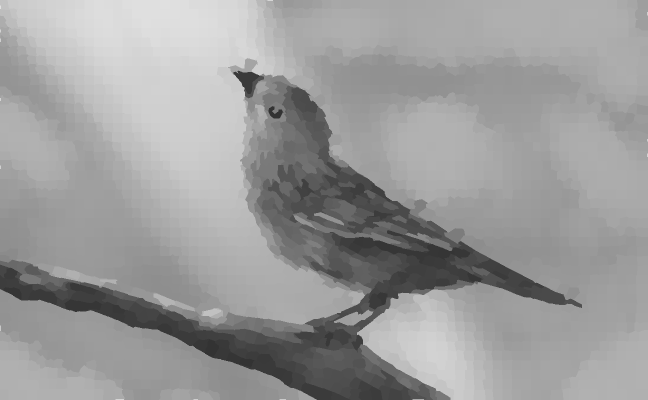
#> input picture turtle_polygons.png, 1296 x 800 px (shown at 1/2 size)
$ python -i main.py   (imports and definitions only)
#> lines starting #> are read from the running program, lines starting #| are printed output that depends on the picture; after the words box and inside, x2 and y2 are one past the last pixel; in counts of white or black regions, pixels touching at a corner belong together
#> further down, picture is the input picture: shape (800, 1296, 3); min 51, max 255, mean 155.6
import turtle
import cv2
import sys
import numpy as np
from skimage.segmentation import slic
from PIL import Image

min_size = 1000
max_size = 2000
num_segments = 2000
compactness = 10
fast_mode = True

# [15 lines left out: function resize_image_to_range, not called in this run]

def extract_expanded_slic_polygons(image, num_segments=num_segments, compactness=compactness, expand=2):
#> called with num_segments = 2000, compactness = 10, expand = 2
    image_rgb = cv2.cvtColor(image, cv2.COLOR_BGR2RGB)
    segments = slic(image_rgb, n_segments=num_segments, compactness=compactness, start_label=1)
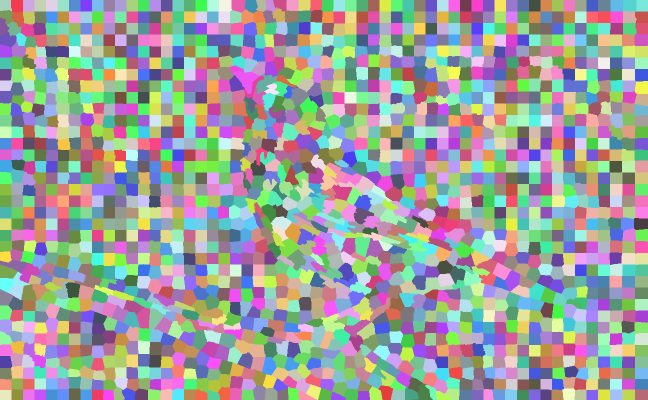
#> segments: shape (800, 1296) int64 (shown at 1/2 size); 1916 distinct labels, from 1 to 1916; one colour per label, 0 black

    polygons = []
    avg_colors = []

    for label in np.unique(segments):
        mask = (segments == label).astype(np.uint8) * 255

        kernel = cv2.getStructuringElement(cv2.MORPH_ELLIPSE, (2*expand + 1, 2*expand + 1))
        expanded_mask = cv2.dilate(mask, kernel)

        contours, _ = cv2.findContours(expanded_mask, cv2.RETR_EXTERNAL, cv2.CHAIN_APPROX_SIMPLE)
        if not contours:
            continue
        largest = max(contours, key=cv2.contourArea)

        epsilon = 1.5
        approx = cv2.approxPolyDP(largest, epsilon, True)
        polygon = [(int(pt[0][0]), int(pt[0][1])) for pt in approx]
        polygons.append(polygon)

        avg_color = cv2.mean(image, mask=mask.astype(np.uint8))[:3]
        avg_colors.append(avg_color)
#> this loop made 1916 passes
#> (polygon, avg_color) on passes 2 to 4: ([(20, 0), (20, 17), (23, 24), (33, 26), (47, 24), (47, 0)], (201.8, 201.8, 201.8)), ([(44, 0), (44, 24), (70, 23), (70, 0)], (204.8, 204.8, 204.8)), ([(67, 0), (67, 23), (93, 23), (93, 0)], (207.1, 207.1, 207.1))
#> pass 1, in extract_expanded_slic_polygons, `mask = (segments == label).astype(np.uint8) * 255`:
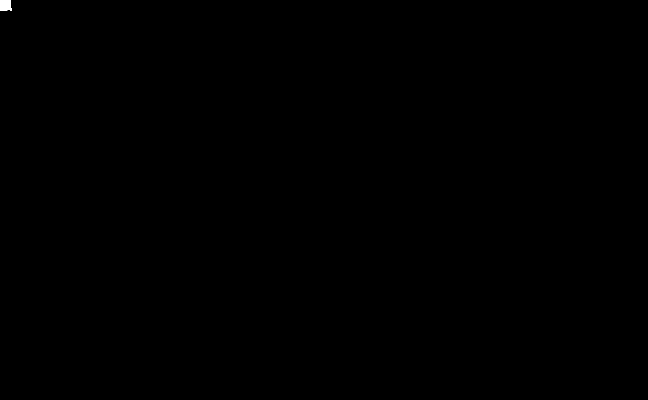
#> mask: shape (800, 1296) (shown at 1/2 size); 0.05% white; 1 white region, box (x1, y1, x2, y2) and area: (0, 0, 24, 22) 475
#> after the loop: expanded_mask: shape (800, 1296); 0.04% white; 1 white region, box (x1, y1, x2, y2) and area: (659, 781, 694, 800) 440
#> after the loop: mask: shape (800, 1296); 0.03% white; 1 white region, box (x1, y1, x2, y2) and area: (661, 783, 692, 800) 333
#> after the loop, avg_colors = 1916 items, first 6: (196.2, 196.2, 196.2), (201.8, 201.8, 201.8), (204.8, 204.8, 204.8), (207.1, 207.1, 207.1), (210.1, 210.1, 210.1), (211.8, 211.8, 211.8); polygons = 1916 items

    return polygons, avg_colors

def rgb_to_hex(color):
    b, g, r = [int(c) for c in color]
    return f"#{r:02x}{g:02x}{b:02x}"

# [69 lines left out: functions setup_turtle_canvas, draw_polygon, main, not called in this run]

# [2 lines not run here, left out]

>>> import cv2
>>> picture = cv2.imread('turtle_polygons.png')
>>> result = extract_expanded_slic_polygons(picture)
